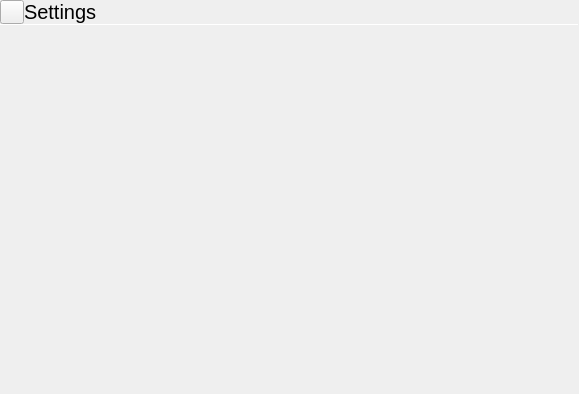
<?xml version="1.0" encoding="UTF-8"?>
<ui version="4.0">
 <class>SettingsScreen</class>
 <widget class="QWidget" name="SettingsScreen">
  <property name="geometry">
   <rect>
    <x>0</x>
    <y>0</y>
    <width>579</width>
    <height>394</height>
   </rect>
  </property>
  <property name="windowTitle">
   <string notr="true">Form</string>
  </property>
  <layout class="QVBoxLayout" name="verticalLayout">
   <property name="spacing">
    <number>0</number>
   </property>
   <property name="leftMargin">
    <number>0</number>
   </property>
   <property name="topMargin">
    <number>0</number>
   </property>
   <property name="rightMargin">
    <number>0</number>
   </property>
   <property name="bottomMargin">
    <number>0</number>
   </property>
   <item>
    <layout class="QHBoxLayout" name="horizontalLayout">
     <property name="spacing">
      <number>0</number>
     </property>
     <item>
      <widget class="QToolButton" name="backButton">
       <property name="sizePolicy">
        <sizepolicy hsizetype="Preferred" vsizetype="Preferred">
         <horstretch>0</horstretch>
         <verstretch>0</verstretch>
        </sizepolicy>
       </property>
       <property name="focusPolicy">
        <enum>Qt::NoFocus</enum>
       </property>
       <property name="text">
        <string/>
       </property>
       <property name="icon">
        <iconset resource="../resources.qrc">
         <normaloff>:/icons/go-previous.svg</normaloff>:/icons/go-previous.svg</iconset>
       </property>
      </widget>
     </item>
     <item>
      <widget class="QLabel" name="label">
       <property name="sizePolicy">
        <sizepolicy hsizetype="Expanding" vsizetype="Preferred">
         <horstretch>0</horstretch>
         <verstretch>0</verstretch>
        </sizepolicy>
       </property>
       <property name="font">
        <font>
         <pointsize>15</pointsize>
        </font>
       </property>
       <property name="text">
        <string>Settings</string>
       </property>
       <property name="margin">
        <number>9</number>
       </property>
      </widget>
     </item>
    </layout>
   </item>
   <item>
    <widget class="Line" name="line">
     <property name="maximumSize">
      <size>
       <width>16777215</width>
       <height>1</height>
      </size>
     </property>
     <property name="orientation">
      <enum>Qt::Horizontal</enum>
     </property>
    </widget>
   </item>
   <item>
    <widget class="QScrollArea" name="scrollArea">
     <property name="focusPolicy">
      <enum>Qt::NoFocus</enum>
     </property>
     <property name="frameShape">
      <enum>QFrame::NoFrame</enum>
     </property>
     <property name="widgetResizable">
      <bool>true</bool>
     </property>
     <widget class="QWidget" name="settingsArea">
      <property name="geometry">
       <rect>
        <x>0</x>
        <y>0</y>
        <width>579</width>
        <height>345</height>
       </rect>
      </property>
      <layout class="QHBoxLayout" name="horizontalLayout_2">
       <property name="spacing">
        <number>0</number>
       </property>
       <property name="leftMargin">
        <number>0</number>
       </property>
       <property name="topMargin">
        <number>0</number>
       </property>
       <property name="rightMargin">
        <number>0</number>
       </property>
       <property name="bottomMargin">
        <number>0</number>
       </property>
       <item>
        <spacer name="spacer1">
         <property name="orientation">
          <enum>Qt::Horizontal</enum>
         </property>
         <property name="sizeType">
          <enum>QSizePolicy::Fixed</enum>
         </property>
         <property name="sizeHint" stdset="0">
          <size>
           <width>40</width>
           <height>20</height>
          </size>
         </property>
        </spacer>
       </item>
       <item>
        <layout class="QVBoxLayout" name="settingsLayout"/>
       </item>
       <item>
        <spacer name="spacer2">
         <property name="orientation">
          <enum>Qt::Horizontal</enum>
         </property>
         <property name="sizeType">
          <enum>QSizePolicy::Fixed</enum>
         </property>
         <property name="sizeHint" stdset="0">
          <size>
           <width>40</width>
           <height>20</height>
          </size>
         </property>
        </spacer>
       </item>
      </layout>
     </widget>
    </widget>
   </item>
   <item>
    <widget class="GamepadHud" name="gamepadHud" native="true"/>
   </item>
  </layout>
 </widget>
 <customwidgets>
  <customwidget>
   <class>GamepadHud</class>
   <extends>QWidget</extends>
   <header location="global">gamepadhud.h</header>
   <container>1</container>
  </customwidget>
 </customwidgets>
 <resources>
  <include location="../resources.qrc"/>
 </resources>
 <connections/>
</ui>
